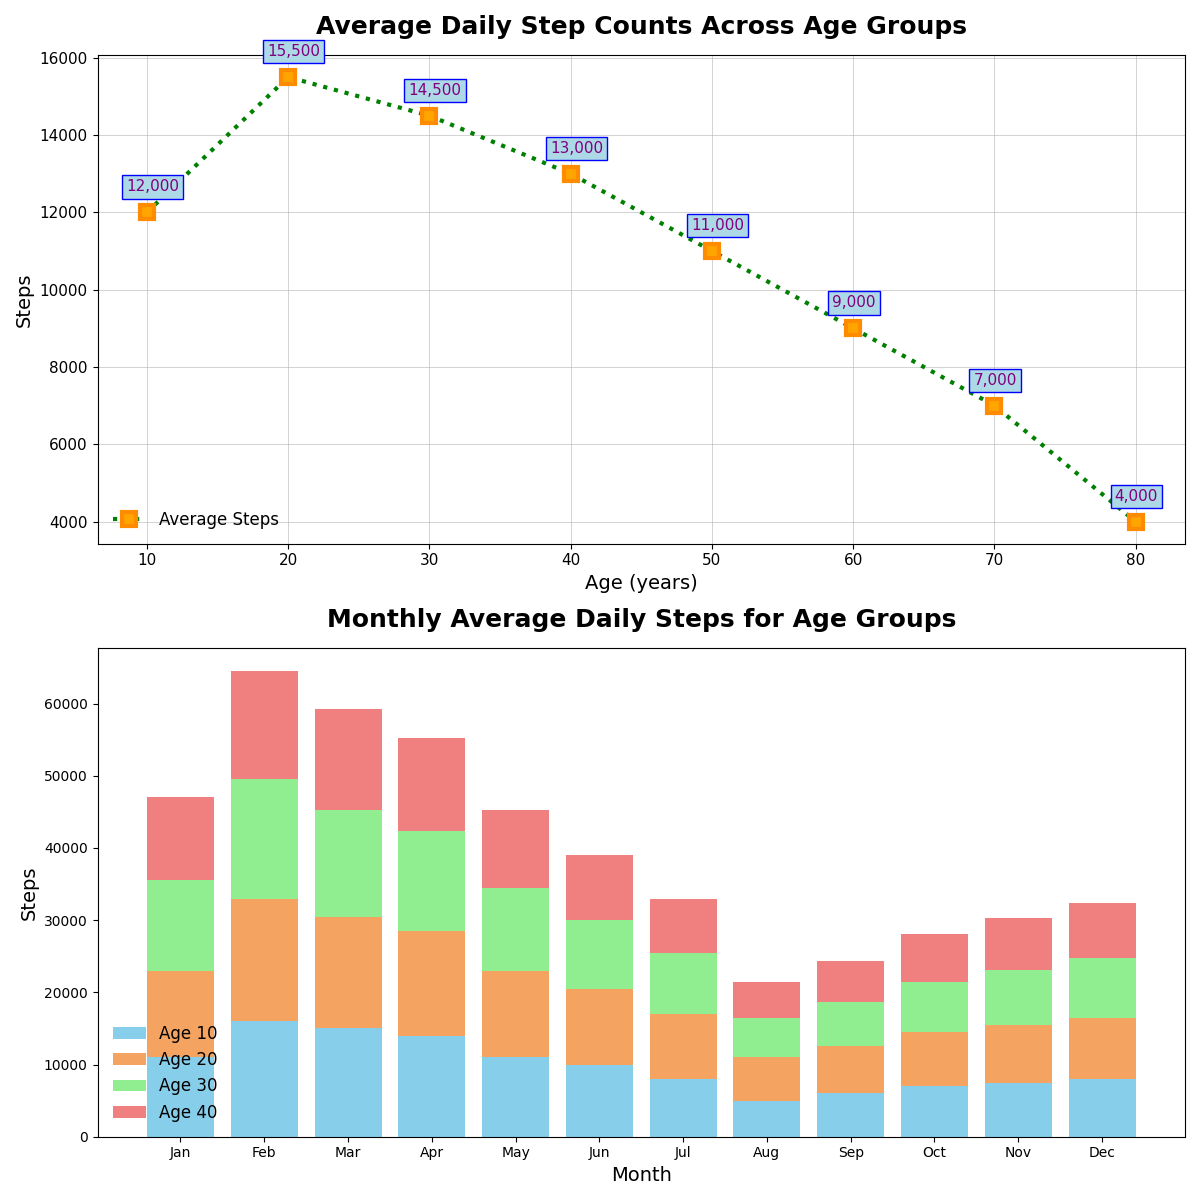

Reproduce this figure in Python.
import matplotlib.pyplot as plt
import numpy as np

age_groups = np.array([10, 20, 30, 40, 50, 60, 70, 80])
average_steps = np.array([12000, 15500, 14500, 13000, 11000, 9000, 7000, 4000])

months = ["Jan", "Feb", "Mar", "Apr", "May", "Jun", "Jul", "Aug", "Sep", "Oct", "Nov", "Dec"]
steps_per_month = np.array([
    [11000, 16000, 15000, 14000, 11000, 10000, 8000, 5000, 6000, 7000, 7500, 8000], 
    [12000, 17000, 15500, 14500, 12000, 10500, 9000, 6000, 6500, 7500, 8000, 8500], 
    [12500, 16500, 14800, 13800, 11500, 9500, 8500, 5500, 6200, 7000, 7600, 8200],  
    [11500, 15000, 14000, 13000, 10800, 9000, 7500, 5000, 5700, 6600, 7200, 7700],  
])

fig, ax = plt.subplots(2, 1, figsize=(12, 12))

# Adjusting marker and line styles
ax[0].plot(age_groups, average_steps, 's--', color='green', linestyle=':', linewidth=3,
           markersize=10, markerfacecolor='orange', markeredgewidth=3, markeredgecolor='darkorange',
           label='Average Steps')

ax[0].set_title("Average Daily Step Counts Across Age Groups", fontsize=18, fontweight='bold', pad=15)
ax[0].set_xlabel("Age (years)", fontsize=14)
ax[0].set_ylabel("Steps", fontsize=14)

for i in range(age_groups.size):
    ax[0].annotate(f'{average_steps[i]:,.0f}', xy=(age_groups[i], average_steps[i]), xytext=(-15, 15),
                   textcoords='offset points', fontsize=11, color='purple', bbox=dict(facecolor='lightblue', edgecolor='blue', pad=3))

# Randomly adjusted grid style
ax[0].grid(True, which='major', linestyle='-', linewidth=0.5, alpha=0.8)
ax[0].tick_params(axis='both', which='major', labelsize=11)
# Randomly adjusted legend
ax[0].legend(loc='lower left', fontsize=12, frameon=False)

age_group_indices = [0, 1, 2, 3]
bar_width = 0.4  
cumulative_steps = np.zeros(len(months))

# Randomized bar colors
colors = ['skyblue', 'sandybrown', 'lightgreen', 'lightcoral']

for idx, age_idx in enumerate(age_group_indices):
    ax[1].bar(months, steps_per_month[age_idx], bottom=cumulative_steps, label=f'Age {age_groups[age_idx]}', color=colors[idx])
    cumulative_steps += steps_per_month[age_idx]

ax[1].set_xlabel("Month", fontsize=14)
ax[1].set_ylabel("Steps", fontsize=14)
ax[1].set_title("Monthly Average Daily Steps for Age Groups", fontsize=18, fontweight='bold', pad=15)
ax[1].legend(loc='lower left', fontsize=12, frameon=False)

plt.tight_layout()
plt.show()
